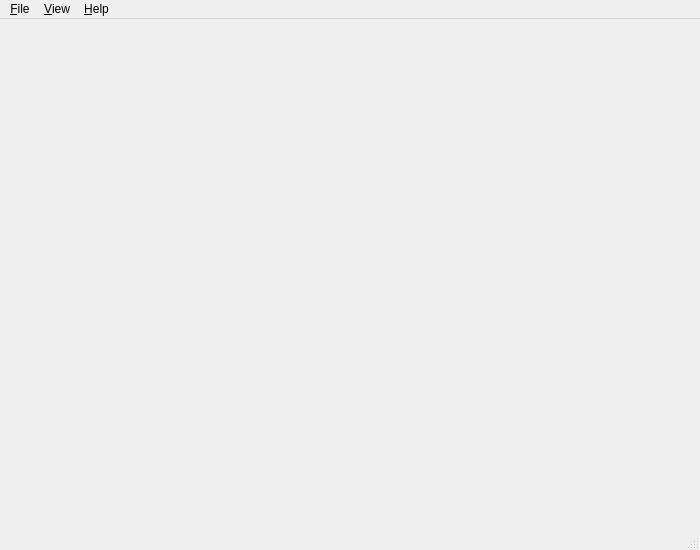
<ui version="4.0" >
 <class>MainWindow</class>
 <widget class="QMainWindow" name="MainWindow" >
  <property name="geometry" >
   <rect>
    <x>0</x>
    <y>0</y>
    <width>700</width>
    <height>550</height>
   </rect>
  </property>
  <property name="windowTitle" >
   <string>Ostinato</string>
  </property>
  <property name="windowIcon" >
   <iconset resource="ostinato.qrc" >:/icons/about.png</iconset>
  </property>
  <widget class="QWidget" name="centralwidget" />
  <widget class="QMenuBar" name="menubar" >
   <property name="geometry" >
    <rect>
     <x>0</x>
     <y>0</y>
     <width>700</width>
     <height>21</height>
    </rect>
   </property>
   <widget class="QMenu" name="menuFile" >
    <property name="title" >
     <string>&amp;File</string>
    </property>
    <addaction name="separator" />
    <addaction name="actionPreferences" />
    <addaction name="actionFileExit" />
   </widget>
   <widget class="QMenu" name="menuHelp" >
    <property name="title" >
     <string>&amp;Help</string>
    </property>
    <addaction name="actionHelpAbout" />
    <addaction name="actionAboutQt" />
   </widget>
   <widget class="QMenu" name="menuView" >
    <property name="title" >
     <string>&amp;View</string>
    </property>
    <addaction name="actionViewShowMyReservedPortsOnly" />
    <addaction name="actionViewRestoreDefaults" />
   </widget>
   <addaction name="menuFile" />
   <addaction name="menuView" />
   <addaction name="menuHelp" />
  </widget>
  <widget class="QStatusBar" name="statusbar" />
  <action name="actionFileExit" >
   <property name="icon" >
    <iconset resource="ostinato.qrc" >:/icons/exit.png</iconset>
   </property>
   <property name="text" >
    <string>E&amp;xit</string>
   </property>
  </action>
  <action name="actionHelpAbout" >
   <property name="icon" >
    <iconset resource="ostinato.qrc" >:/icons/about.png</iconset>
   </property>
   <property name="text" >
    <string>&amp;About</string>
   </property>
  </action>
  <action name="actionPreferences" >
   <property name="icon" >
    <iconset resource="ostinato.qrc" >:/icons/preferences.png</iconset>
   </property>
   <property name="text" >
    <string>Preferences</string>
   </property>
  </action>
  <action name="actionAboutQt" >
   <property name="icon" >
    <iconset resource="ostinato.qrc" >:/icons/qt.png</iconset>
   </property>
   <property name="text" >
    <string>About &amp;Qt</string>
   </property>
  </action>
  <action name="actionViewShowMyReservedPortsOnly" >
   <property name="checkable" >
    <bool>true</bool>
   </property>
   <property name="text" >
    <string>Show &amp;My Reserved Ports Only</string>
   </property>
  </action>
  <action name="actionViewRestoreDefaults" >
   <property name="text" >
    <string>Restore &amp;Defaults</string>
   </property>
  </action>
 </widget>
 <resources>
  <include location="ostinato.qrc" />
 </resources>
 <connections/>
</ui>
